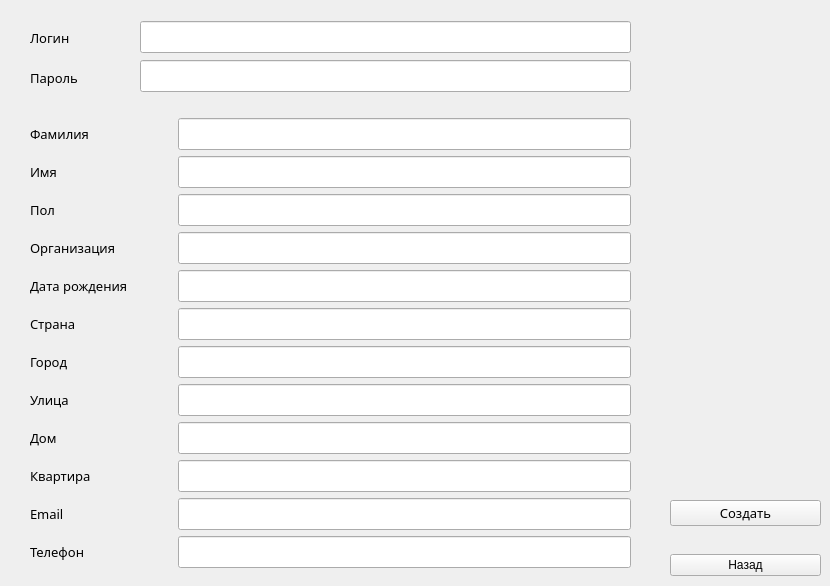
    <widget class="QWidget" name="newEmployee">
     <property name="styleSheet">
      <string notr="true">font: 10pt &quot;Century Gothic&quot;;</string>
     </property>
     <widget class="QWidget" name="layoutWidget">
      <property name="geometry">
       <rect>
        <x>30</x>
        <y>110</y>
        <width>601</width>
        <height>467</height>
       </rect>
      </property>
      <layout class="QVBoxLayout" name="newEmployeeBlock">
       <property name="sizeConstraint">
        <enum>QLayout::SetDefaultConstraint</enum>
       </property>
       <property name="topMargin">
        <number>0</number>
       </property>
       <property name="bottomMargin">
        <number>0</number>
       </property>
       <item>
        <layout class="QHBoxLayout" name="newEmployeeBlock_2">
         <item>
          <layout class="QVBoxLayout" name="newEmployeeLabel">
           <property name="sizeConstraint">
            <enum>QLayout::SetDefaultConstraint</enum>
           </property>
           <item>
            <widget class="QLabel" name="newSurnameLabel">
             <property name="font">
              <font>
               <family>Century Gothic</family>
               <pointsize>10</pointsize>
              </font>
             </property>
             <property name="text">
              <string>Фамилия</string>
             </property>
            </widget>
           </item>
           <item>
            <widget class="QLabel" name="newNameLabel">
             <property name="font">
              <font>
               <family>Century Gothic</family>
               <pointsize>10</pointsize>
              </font>
             </property>
             <property name="text">
              <string>Имя</string>
             </property>
            </widget>
           </item>
           <item>
            <widget class="QLabel" name="newSexLabel">
             <property name="font">
              <font>
               <family>Century Gothic</family>
               <pointsize>10</pointsize>
              </font>
             </property>
             <property name="text">
              <string>Пол</string>
             </property>
            </widget>
           </item>
           <item>
            <widget class="QLabel" name="newOrganizationLabel">
             <property name="font">
              <font>
               <family>Century Gothic</family>
               <pointsize>10</pointsize>
              </font>
             </property>
             <property name="text">
              <string>Организация</string>
             </property>
            </widget>
           </item>
           <item>
            <widget class="QLabel" name="newDobLabel">
             <property name="minimumSize">
              <size>
               <width>142</width>
               <height>0</height>
              </size>
             </property>
             <property name="font">
              <font>
               <family>Century Gothic</family>
               <pointsize>10</pointsize>
              </font>
             </property>
             <property name="text">
              <string>Дата рождения</string>
             </property>
            </widget>
           </item>
           <item>
            <widget class="QLabel" name="newCountryLabel">
             <property name="font">
              <font>
               <family>Century Gothic</family>
               <pointsize>10</pointsize>
              </font>
             </property>
             <property name="text">
              <string>Страна</string>
             </property>
            </widget>
           </item>
           <item>
            <widget class="QLabel" name="newCityLabel">
             <property name="font">
              <font>
               <family>Century Gothic</family>
               <pointsize>10</pointsize>
              </font>
             </property>
             <property name="text">
              <string>Город</string>
             </property>
            </widget>
           </item>
           <item>
            <widget class="QLabel" name="newStreetLabel">
             <property name="font">
              <font>
               <family>Century Gothic</family>
               <pointsize>10</pointsize>
              </font>
             </property>
             <property name="text">
              <string>Улица</string>
             </property>
            </widget>
           </item>
           <item>
            <widget class="QLabel" name="newHouseNumberLabel">
             <property name="font">
              <font>
               <family>Century Gothic</family>
               <pointsize>10</pointsize>
              </font>
             </property>
             <property name="text">
              <string>Дом</string>
             </property>
            </widget>
           </item>
           <item>
            <widget class="QLabel" name="newFlatNumberLabel">
             <property name="font">
              <font>
               <family>Century Gothic</family>
               <pointsize>10</pointsize>
              </font>
             </property>
             <property name="text">
              <string>Квартира</string>
             </property>
            </widget>
           </item>
           <item>
            <widget class="QLabel" name="newEmailLabel">
             <property name="font">
              <font>
               <family>Century Gothic</family>
               <pointsize>10</pointsize>
              </font>
             </property>
             <property name="text">
              <string>Email</string>
             </property>
            </widget>
           </item>
           <item>
            <widget class="QLabel" name="newTelephoneLabel">
             <property name="font">
              <font>
               <family>Century Gothic</family>
               <pointsize>10</pointsize>
              </font>
             </property>
             <property name="text">
              <string>Телефон</string>
             </property>
            </widget>
           </item>
          </layout>
         </item>
         <item>
          <layout class="QVBoxLayout" name="newEmployeeTextEdit">
           <property name="sizeConstraint">
            <enum>QLayout::SetDefaultConstraint</enum>
           </property>
           <item>
            <widget class="QLineEdit" name="newSurnameLineEdit">
             <property name="maximumSize">
              <size>
               <width>16777215</width>
               <height>32</height>
              </size>
             </property>
            </widget>
           </item>
           <item>
            <widget class="QLineEdit" name="newNameLineEdit">
             <property name="maximumSize">
              <size>
               <width>16777215</width>
               <height>32</height>
              </size>
             </property>
            </widget>
           </item>
           <item>
            <widget class="QLineEdit" name="newSexLineEdit">
             <property name="maximumSize">
              <size>
               <width>16777215</width>
               <height>32</height>
              </size>
             </property>
            </widget>
           </item>
           <item>
            <widget class="QLineEdit" name="newOrganizationLineEdit">
             <property name="maximumSize">
              <size>
               <width>16777215</width>
               <height>32</height>
              </size>
             </property>
            </widget>
           </item>
           <item>
            <widget class="QLineEdit" name="newDobLineEdit">
             <property name="maximumSize">
              <size>
               <width>16777215</width>
               <height>32</height>
              </size>
             </property>
            </widget>
           </item>
           <item>
            <widget class="QLineEdit" name="newCountryLineEdit">
             <property name="maximumSize">
              <size>
               <width>16777215</width>
               <height>32</height>
              </size>
             </property>
            </widget>
           </item>
           <item>
            <widget class="QLineEdit" name="newCityLineEdit">
             <property name="maximumSize">
              <size>
               <width>16777215</width>
               <height>32</height>
              </size>
             </property>
            </widget>
           </item>
           <item>
            <widget class="QLineEdit" name="newStreetLineEdit">
             <property name="maximumSize">
              <size>
               <width>16777215</width>
               <height>32</height>
              </size>
             </property>
            </widget>
           </item>
           <item>
            <widget class="QLineEdit" name="newHouseNumberLineEdit">
             <property name="maximumSize">
              <size>
               <width>16777215</width>
               <height>32</height>
              </size>
             </property>
            </widget>
           </item>
           <item>
            <widget class="QLineEdit" name="newFlatNumberLineEdit">
             <property name="maximumSize">
              <size>
               <width>16777215</width>
               <height>32</height>
              </size>
             </property>
            </widget>
           </item>
           <item>
            <widget class="QLineEdit" name="newEmailLineEdit">
             <property name="maximumSize">
              <size>
               <width>16777215</width>
               <height>32</height>
              </size>
             </property>
            </widget>
           </item>
           <item>
            <widget class="QLineEdit" name="newTelephoneLineEdit">
             <property name="maximumSize">
              <size>
               <width>16777215</width>
               <height>32</height>
              </size>
             </property>
            </widget>
           </item>
          </layout>
         </item>
        </layout>
       </item>
      </layout>
     </widget>
     <widget class="QWidget" name="layoutWidget">
      <property name="geometry">
       <rect>
        <x>30</x>
        <y>20</y>
        <width>601</width>
        <height>75</height>
       </rect>
      </property>
      <layout class="QHBoxLayout" name="newLogPassBlock">
       <item>
        <layout class="QVBoxLayout" name="newLogPassLabel">
         <item>
          <widget class="QLabel" name="newLoginLabel">
           <property name="font">
            <font>
             <family>Century Gothic</family>
             <pointsize>10</pointsize>
            </font>
           </property>
           <property name="text">
            <string>Логин                   </string>
           </property>
          </widget>
         </item>
         <item>
          <widget class="QLabel" name="newPasswordLabel">
           <property name="font">
            <font>
             <family>Century Gothic</family>
             <pointsize>10</pointsize>
            </font>
           </property>
           <property name="text">
            <string>Пароль</string>
           </property>
          </widget>
         </item>
        </layout>
       </item>
       <item>
        <layout class="QVBoxLayout" name="newLogPassTextEdit">
         <item>
          <widget class="QLineEdit" name="newLoginLineEdit">
           <property name="maximumSize">
            <size>
             <width>16777215</width>
             <height>32</height>
            </size>
           </property>
          </widget>
         </item>
         <item>
          <widget class="QLineEdit" name="newPasswordLineEdit">
           <property name="maximumSize">
            <size>
             <width>16777215</width>
             <height>32</height>
            </size>
           </property>
          </widget>
         </item>
        </layout>
       </item>
      </layout>
     </widget>
     <widget class="QWidget" name="layoutWidget">
      <property name="geometry">
       <rect>
        <x>670</x>
        <y>500</y>
        <width>151</width>
        <height>76</height>
       </rect>
      </property>
      <layout class="QVBoxLayout" name="newEmployeeButtons">
       <item>
        <widget class="QPushButton" name="createButton">
         <property name="font">
          <font>
           <family>Century Gothic</family>
           <pointsize>10</pointsize>
           <weight>50</weight>
           <italic>false</italic>
           <bold>false</bold>
          </font>
         </property>
         <property name="text">
          <string>Создать</string>
         </property>
        </widget>
       </item>
       <item>
        <spacer name="verticalSpacer">
         <property name="orientation">
          <enum>Qt::Vertical</enum>
         </property>
         <property name="sizeHint" stdset="0">
          <size>
           <width>20</width>
           <height>40</height>
          </size>
         </property>
        </spacer>
       </item>
       <item>
        <widget class="QPushButton" name="backButton">
         <property name="text">
          <string>Назад</string>
         </property>
        </widget>
       </item>
      </layout>
     </widget>
    </widget>
